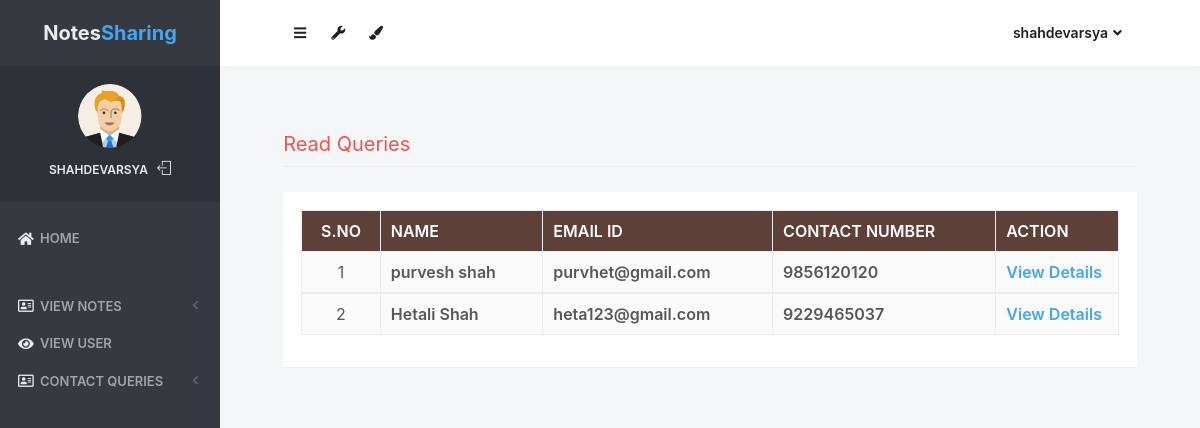
Screenshot of /read_queries (signed in) with the database file from the repository.
### notes/models.py (models this page shows, shortened)
class Contact(models.Model):
    fullname = models.CharField(max_length=100, null=True)
    email = models.CharField(max_length=50, null=True)
    mobile = models.CharField(max_length=15, null=True)
    subject = models.CharField(max_length=100, null=True)
    message = models.CharField(max_length=300, null=True)
    msgdate = models.DateField(null=True)
    isread = models.CharField(max_length=10,null=True)

### notes/views.py (the view)
# urls.py: path('read_queries', read_queries, name='read_queries'),
def read_queries(request):
    if not request.user.is_authenticated:
        return redirect('login_admin')
    contact = Contact.objects.filter(isread="yes")
    return render(request,'read_queries.html', locals())

### notes/templates/read_queries.html (shortened to what this page needs)
{% load static %}
<html lang="en" class="no-focus">
    <head>
        <link rel="stylesheet" href="{% static 'js/plugins/datatables/dataTables.bootstrap4.min.css' %}">
        <link rel="stylesheet" id="css-main" href="{% static 'css1/codebase.min.css' %}">
    </head>
    <body>
        <div id="page-container" class="sidebar-o sidebar-inverse side-scroll page-header-fixed main-content-narrow">
         {% include "sidebar.html" %}
            {% include "admin_nav.html" %}
            <main id="main-container">
                <div class="content">
                    <h2 class="content-heading text-danger">Read Queries</h2>
                    <div class="block">
                        <div class="block-content block-content-full">
                            <table class="table table-bordered table-striped table-vcenter js-dataTable-full-pagination">
                                <thead class="text-white" style="background-color : #5d4037;">
                                    <tr>
                                        <th class="text-center">S.No</th>
                                        <th class="d-none d-sm-table-cell">Name</th>
                                        <th class="d-none d-sm-table-cell">Email ID</th>
                                        <th class="d-none d-sm-table-cell">Contact Number</th>
                                        <th class="d-none d-sm-table-cell" style="width: 15%;">Action</th>
                                    </tr>
                                </thead>
                                {% for i in contact %}
                                <tbody>
                                    <tr>
                                        <td class="text-center">{{forloop.counter}}</td>
                                        <td class="font-w600">{{i.fullname}}</td>
                                        <td class="font-w600">{{i.email}}</td>
                                        <td class="font-w600">{{i.mobile}}</td>
                                        <td class="font-w600"><a href="{% url 'view_queries' i.id %}" class="text-primary">View Details</a></td>
                                    </tr>
                                        {% endfor %}
                                </tbody>
                            </table>
                        </div>
                    </div>
                </div>
            </main>
</div>
 <link rel="stylesheet" href="https://use.fontawesome.com/releases/v5.6.3/css/all.css">
    </body>
</html>

### notes/templates/sidebar.html (shortened to what this page needs)
{% load static %}
   <nav id="sidebar">
                <div id="sidebar-scroll">
                    <div class="sidebar-content">
                        <div class="content-header content-header-fullrow px-15">
                            <div class="content-header-section text-center align-parent sidebar-mini-hidden">
                                <div class="content-header-item">
                                    <a class="link-effect font-w700" href="{% url 'admin_home' %}">
                                           <span class="font-size-xl text-dual-primary-dark">Notes</span><span class="font-size-xl text-primary">Sharing</span>
                                    </a>
                                </div>
                            </div>
                        </div>
                        <div class="content-side content-side-full content-side-user px-10 align-parent">
                            <div class="sidebar-mini-hidden-b text-center">
                                <a class="img-link" href="be_pages_generic_profile.html">
                                    <img class="img-avatar" src="{% static 'img/avatars/user1.png' %}" alt="">
                                </a>
                                <ul class="list-inline mt-10">
                                    <li class="list-inline-item">
                                        <a class="link-effect text-dual-primary-dark font-size-xs font-w600 text-uppercase" href="{% url 'admin_home' %}">{{ request.user.username }}</a>
                                    </li>
                                    <li class="list-inline-item">
                                        <a class="link-effect text-dual-primary-dark" href="{% url 'logout' %}">
                                            <i class="si si-logout"></i>
                                        </a>
                                    </li>
                                </ul>
                            </div>
                        </div>
                        <div class="content-side content-side-full">
                            <ul class="nav-main">
                                <li class="open">
                                    <a href="{% url 'admin_home' %}"><i class="fas fa-home"></i><span class="sidebar-mini-hide">Home</span></a>
                                </li>
                                <li class="nav-main-heading"><span class="sidebar-mini-visible">UI</span></li>
                                <li>
                                    <a class="nav-submenu" data-toggle="nav-submenu"><i class="far fa-address-card"></i>View Notes</a>
                                </li>
                                <li>
                                    <a  href="{% url 'view_users' %}"><i class="fas fa-eye"></i><span class="sidebar-mini-hide">View User</span></a>
                                </li>
                                <li>
                                    <a class="nav-submenu" data-toggle="nav-submenu"><i class="far fa-address-card"></i>Contact Queries</a>
                                </li>
                           </ul>
                        </div>
                    </div>
                </div>
            </nav>

### notes/templates/admin_nav.html (shortened to what this page needs)
{% load static %}
            <header id="page-header">
                <div class="content-header">
                    <div class="content-header-section">
                        <button type="button" class="btn btn-circle btn-dual-secondary" data-toggle="layout" data-action="sidebar_toggle">
                            <i class="fa fa-navicon"></i>
                        </button>
                        <div class="btn-group" role="group">
                            <button type="button" class="btn btn-circle btn-dual-secondary" id="page-header-options-dropdown" data-toggle="dropdown" aria-haspopup="true" aria-expanded="false">
                                <i class="fa fa-wrench"></i>
                            </button>
                        </div>
                        <div class="btn-group" role="group">
                            <button type="button" class="btn btn-circle btn-dual-secondary" id="page-header-themes-dropdown" data-toggle="dropdown" aria-haspopup="true" aria-expanded="false">
                                <i class="fa fa-paint-brush"></i>
                            </button>
                        </div>
                    </div>
                    <div class="content-header-section">
                        <div class="btn-group" role="group">
                            <button type="button" class="btn btn-rounded btn-dual-secondary" id="page-header-user-dropdown" data-toggle="dropdown" aria-haspopup="true" aria-expanded="false">
                                {{ request.user.username}}<i class="fa fa-angle-down ml-5"></i>
                            </button>
                        </div>
                    </div>
                </div>
            </header>

### rows the page displays
Contact: fullname "purvesh shah", email "purvhet@gmail.com", mobile "9856120120"
Contact: fullname "Hetali Shah", email "heta123@gmail.com", mobile "9229465037"

### other values shown
{{ request.user.username }} "SHAHDEVARSYA"
{{ request.user.username }} "shahdevarsya"
